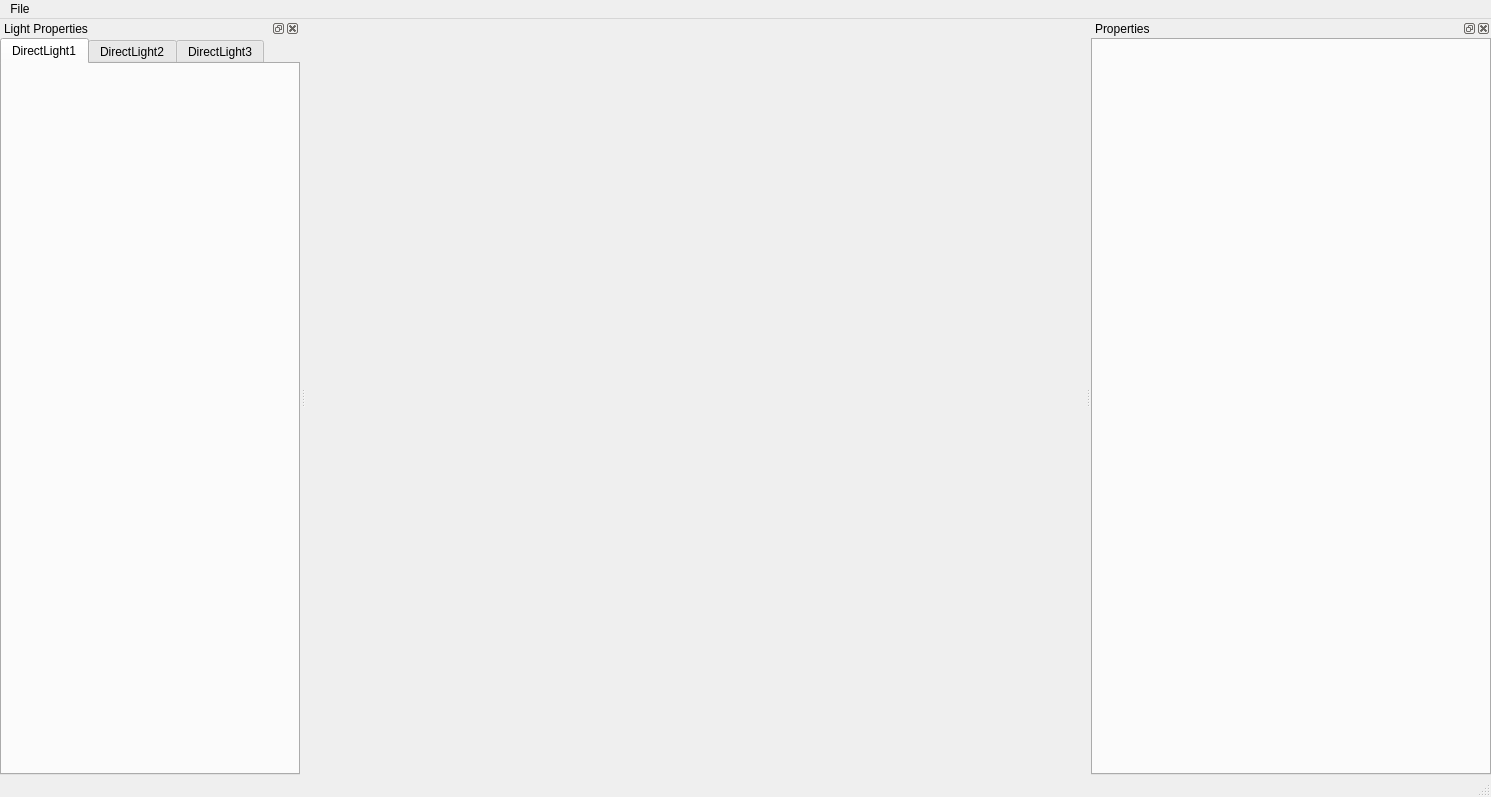
<?xml version="1.0" encoding="UTF-8"?>
<ui version="4.0">
 <class>ZEDMaterialEditorClass</class>
 <widget class="QMainWindow" name="ZEDMaterialEditorClass">
  <property name="geometry">
   <rect>
    <x>0</x>
    <y>0</y>
    <width>1491</width>
    <height>797</height>
   </rect>
  </property>
  <property name="windowTitle">
   <string>ZEDMaterialEditor</string>
  </property>
  <widget class="QWidget" name="centralWidget">
   <layout class="QVBoxLayout" name="CentralLayout"/>
  </widget>
  <widget class="QMenuBar" name="menuBar">
   <property name="geometry">
    <rect>
     <x>0</x>
     <y>0</y>
     <width>1491</width>
     <height>18</height>
    </rect>
   </property>
   <widget class="QMenu" name="menuFile">
    <property name="title">
     <string>File</string>
    </property>
    <addaction name="actionOpen"/>
    <addaction name="actionSave"/>
    <addaction name="actionSaveAs"/>
    <addaction name="actionClose"/>
   </widget>
   <addaction name="menuFile"/>
  </widget>
  <widget class="QStatusBar" name="statusBar"/>
  <widget class="QDockWidget" name="PropertyDockWidget">
   <property name="minimumSize">
    <size>
     <width>400</width>
     <height>88</height>
    </size>
   </property>
   <property name="autoFillBackground">
    <bool>false</bool>
   </property>
   <property name="floating">
    <bool>false</bool>
   </property>
   <property name="windowTitle">
    <string>Properties</string>
   </property>
   <attribute name="dockWidgetArea">
    <number>2</number>
   </attribute>
   <widget class="QWidget" name="dockWidgetContents">
    <layout class="QVBoxLayout" name="DockWidgetLayout">
     <property name="margin">
      <number>0</number>
     </property>
     <item>
      <widget class="QTabWidget" name="PropertyTabWidget">
       <property name="currentIndex">
        <number>-1</number>
       </property>
      </widget>
     </item>
    </layout>
   </widget>
  </widget>
  <widget class="QDockWidget" name="LightsDockWidget">
   <property name="minimumSize">
    <size>
     <width>300</width>
     <height>124</height>
    </size>
   </property>
   <property name="maximumSize">
    <size>
     <width>524287</width>
     <height>524287</height>
    </size>
   </property>
   <property name="windowTitle">
    <string>Light Properties</string>
   </property>
   <attribute name="dockWidgetArea">
    <number>1</number>
   </attribute>
   <widget class="QWidget" name="dockWidgetContents_2">
    <layout class="QVBoxLayout" name="verticalLayout">
     <property name="spacing">
      <number>0</number>
     </property>
     <property name="margin">
      <number>0</number>
     </property>
     <item>
      <widget class="QTabWidget" name="LightPropertiesTabWidget">
       <property name="currentIndex">
        <number>0</number>
       </property>
       <widget class="QWidget" name="tab">
        <attribute name="title">
         <string>DirectLight1</string>
        </attribute>
        <layout class="QVBoxLayout" name="DirectLight1TabLayout">
         <property name="spacing">
          <number>0</number>
         </property>
         <property name="margin">
          <number>0</number>
         </property>
        </layout>
       </widget>
       <widget class="QWidget" name="tab_2">
        <attribute name="title">
         <string>DirectLight2</string>
        </attribute>
        <layout class="QVBoxLayout" name="DirectLight2TabLayout">
         <property name="spacing">
          <number>0</number>
         </property>
         <property name="margin">
          <number>0</number>
         </property>
        </layout>
       </widget>
       <widget class="QWidget" name="tab_3">
        <attribute name="title">
         <string>DirectLight3</string>
        </attribute>
        <layout class="QVBoxLayout" name="DirectLight3TabLayout">
         <property name="spacing">
          <number>0</number>
         </property>
         <property name="margin">
          <number>0</number>
         </property>
        </layout>
       </widget>
      </widget>
     </item>
    </layout>
   </widget>
  </widget>
  <action name="actionClose">
   <property name="text">
    <string>Close</string>
   </property>
  </action>
  <action name="actionCube">
   <property name="text">
    <string>Cube</string>
   </property>
  </action>
  <action name="actionSphere">
   <property name="text">
    <string>Sphere</string>
   </property>
  </action>
  <action name="actionPlane">
   <property name="text">
    <string>Plane</string>
   </property>
  </action>
  <action name="actionCylinder">
   <property name="text">
    <string>Cylinder</string>
   </property>
  </action>
  <action name="actionSaveAs">
   <property name="text">
    <string>Save As</string>
   </property>
  </action>
  <action name="actionOpen">
   <property name="text">
    <string>Open</string>
   </property>
  </action>
  <action name="actionSave">
   <property name="text">
    <string>Save</string>
   </property>
  </action>
 </widget>
 <layoutdefault spacing="6" margin="11"/>
 <resources>
  <include location="ZEDMaterialEditor.qrc"/>
 </resources>
 <connections/>
</ui>
